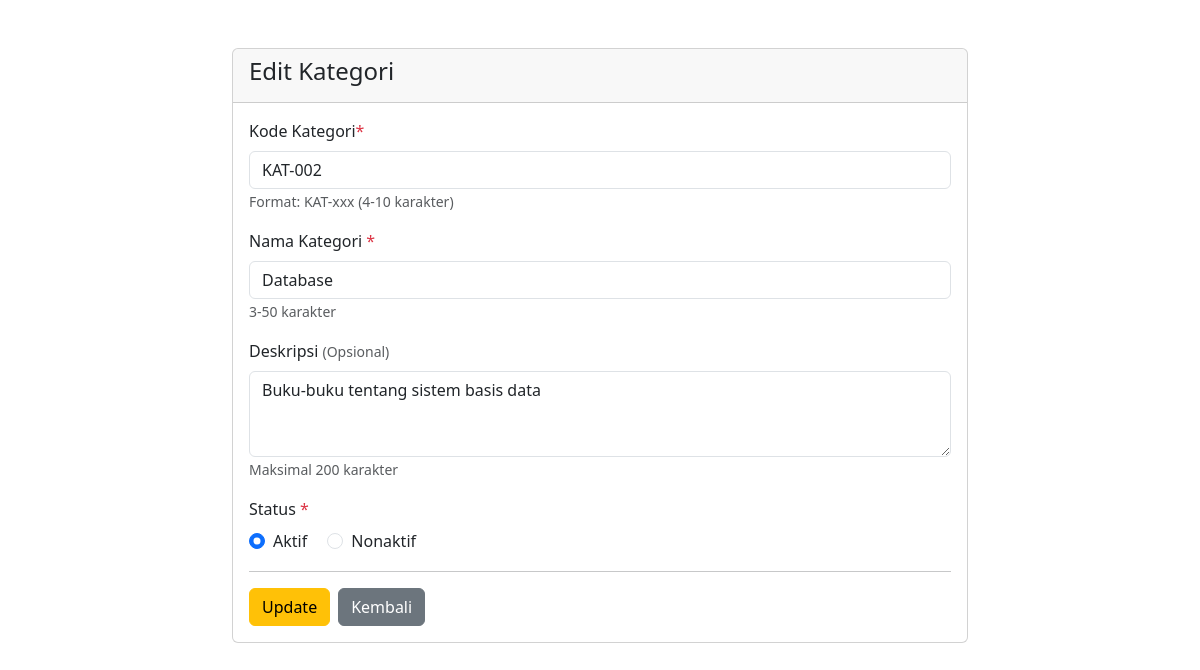
Page /edit.php?id=2 on the committed database.
### tables this page shows
CREATE TABLE `kategori` (
  `id_kategori` int(11) NOT NULL,
  `kode_kategori` varchar(10) NOT NULL,
  `nama_kategori` varchar(50) NOT NULL,
  `deskripsi` text DEFAULT NULL,
  `status` enum('Aktif','Nonaktif') DEFAULT 'Aktif',
  `created_at` timestamp NOT NULL DEFAULT current_timestamp()
);

### edit.php (the view, shortened to what this page needs)
<!DOCTYPE html>
<html lang="id">
<head>
    <link href="https://cdn.jsdelivr.net/npm/bootstrap@5.3.0/dist/css/bootstrap.min.css" rel="stylesheet">
</head>
<body>
    <?php
    require_once 'config/database.php';
    $id_kategori = (int)$_GET['id'];
    $stmt = $conn->prepare("SELECT * FROM kategori WHERE id_kategori = ?");
    $stmt->bind_param("i", $id_kategori);
    $stmt->execute();
    $result = $stmt->get_result();
    $kategori  = $result->fetch_assoc();
    $kode      = $kategori['kode_kategori'];
    $nama      = $kategori['nama_kategori'];
    $deskripsi = $kategori['deskripsi'];
    $status    = $kategori['status'];
    $errors    = [];
    ?>
    <div class="container mt-5">
        <div class="row justify-content-center">
            <div class="col-md-8">
                <div class="card">
                    <div class="card-header">
                        <h4>Edit Kategori</h4>
                    </div>
                    <div class="card-body">
                        <form method="POST" action="">
                            <div class="mb-3">
                                <label for="kode" class="form-label">Kode Kategori<span class="text-danger">*</span>
                                </label>
                                <input type="text"
                                    class="form-control <?php echo isset($errors['kode']) ? 'is-invalid' : ''; ?>"
                                    id="kode"
                                    name="kode"
                                    value="<?php echo $kode; ?>"
                                    placeholder="KAT-001"
                                    required>
                                <small class="text-muted">Format: KAT-xxx (4-10 karakter)</small>
                            </div>
                            <div class="mb-3">
                                <label for="nama" class="form-label"> Nama Kategori <span class="text-danger">*</span>
                                </label>
                                <input type="text"
                                    class="form-control <?php echo isset($errors['nama']) ? 'is-invalid' : ''; ?>"
                                    id="nama"
                                    name="nama"
                                    value="<?php echo $nama; ?>"
                                    placeholder="Nama kategori"
                                    maxlength="50"
                                    required>
                                <small class="text-muted">3-50 karakter</small>
                            </div>
                            <div class="mb-3">
                                <label for="deskripsi" class="form-label"> Deskripsi <small class="text-muted">(Opsional)</small> </label>
                                <textarea
                                    class="form-control <?php echo isset($errors['deskripsi']) ? 'is-invalid' : ''; ?>"
                                    id="deskripsi"
                                    name="deskripsi"
                                    rows="3"
                                    maxlength="200"
                                    placeholder="Deskripsi kategori..."><?php echo $deskripsi; ?></textarea>
                                <small class="text-muted">Maksimal 200 karakter</small>
                            </div>
                            <div class="mb-3">
                                <label class="form-label">
                                    Status <span class="text-danger">*</span>
                                </label>
                                <div>
                                    <div class="form-check form-check-inline">
                                        <input class="form-check-input"
                                            type="radio"
                                            name="status"
                                            id="aktif"
                                            value="Aktif"
                                            <?php echo ($status == 'Aktif') ? 'checked' : ''; ?>>
                                        <label class="form-check-label" for="aktif">Aktif</label>
                                    </div>
                                    <div class="form-check form-check-inline">
                                        <input class="form-check-input"
                                            type="radio"
                                            name="status"
                                            id="nonaktif"
                                            value="Nonaktif"
                                            <?php echo ($status == 'Nonaktif') ? 'checked' : ''; ?>>
                                        <label class="form-check-label" for="nonaktif">Nonaktif</label>
                                    </div>
                                </div>
                            </div>
                            <hr>
                            <div class="d-flex gap-2">
                                <button type="submit" class="btn btn-warning"> Update </button>
                                <a href="index.php" class="btn btn-secondary"> Kembali </a>
                            </div>
                        </form>
                    </div>
                </div>
            </div>
        </div>
    </div>
</body>
</html>

### rows in the picture
kategori: kode "KAT-002", nama "Database", deskripsi "Buku-buku tentang sistem basis data", status "☑ Aktif", status "☐ Nonaktif"
